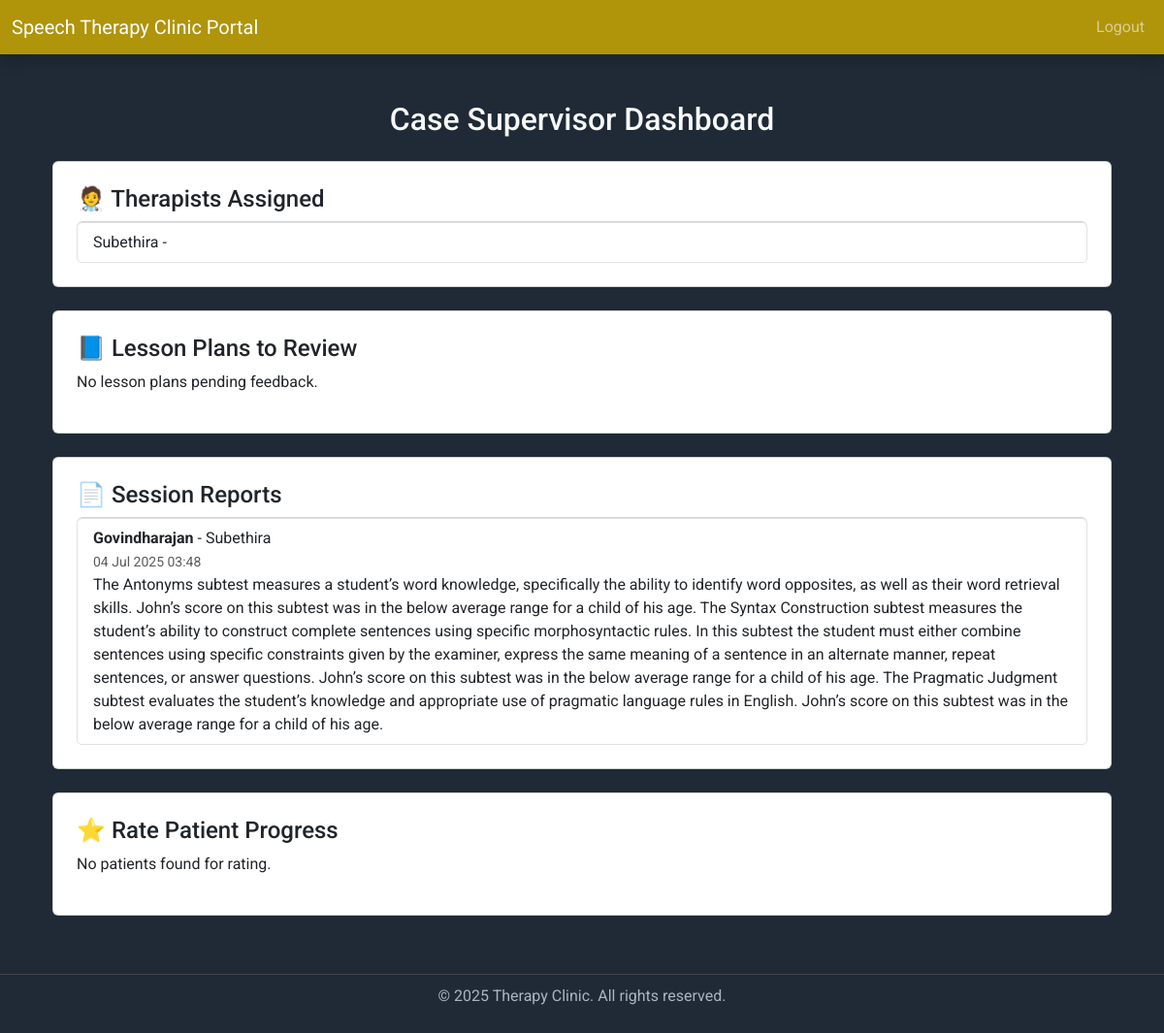
The app's page /case_supervisor_dashboard/ (signed in) with its own data.
### core/models.py (models this page shows, shortened)
class SessionReport(models.Model):
    patient = models.ForeignKey(Patient, on_delete=models.CASCADE)
    therapist = models.ForeignKey(User, on_delete=models.CASCADE)
    report_text = models.TextField()
    created_at = models.DateTimeField(auto_now_add=True)

class Patient(models.Model):
    GENDER_CHOICES = [
        ('M', 'Male'),
        ('F', 'Female'),
        ('O', 'Other'),
    ]
    name = models.CharField(max_length=100)
    age = models.IntegerField()
    gender = models.CharField(max_length=1, choices=GENDER_CHOICES)
    phone = models.CharField(max_length=15)
    patient_id = models.CharField(max_length=10, unique=True, blank=True)
    is_first_time = models.BooleanField(default=True)
    therapist = models.ForeignKey(User, on_delete=models.SET_NULL, null=True, blank=True)
    created_at = models.DateTimeField(auto_now_add=True)
    final_therapist = models.ForeignKey(User, on_delete=models.SET_NULL, null=True, blank=True, related_name='final_therapist')
    case_supervisor = models.ForeignKey(User, on_delete=models.SET_NULL, null=True, blank=True, related_name='case_supervisor')
    rating = models.IntegerField(blank=True, null=True)

### core/views.py (the view, shortened to what this page needs)
# urls.py: path('case_supervisor_dashboard/', views.case_supervisor_dashboard, name='case_supervisor_dashboard'),
@login_required
def case_supervisor_dashboard(request):
    user = request.user
    supervised_patients = Patient.objects.filter(case_supervisor=user)
    lesson_plans = LessonPlan.objects.filter(patient__in=supervised_patients, feedback__isnull=True)
    session_reports = SessionReport.objects.filter(patient__in=supervised_patients)
    patients_to_rate = supervised_patients.filter(rating__isnull=True)
    therapists = User.objects.filter(
        profile__role='therapist',
        final_therapist__in=supervised_patients
    ).distinct()
    return render(request, 'case_supervisor_dashboard.html', {
        'supervised_patients': supervised_patients,
        'lesson_plans': lesson_plans,
        'session_reports': session_reports,
        'patients_to_rate': patients_to_rate,
        'therapists': therapists,
    })

### core/templates/case_supervisor_dashboard.html (shortened to what this page needs)
{% extends 'base.html' %}
{% block content %}
<div class="container mt-5">
    <h2 class="text-center mb-4">Case Supervisor Dashboard</h2>
    <div class="card p-4 mb-4">
        <h4>🧑‍⚕️ Therapists Assigned</h4>
        <ul class="list-group">
            {% for therapist in therapists %}
                <li class="list-group-item">{{ therapist.username }} - {{ therapist.email }}</li>
            {% empty %}
                <li class="list-group-item">No therapists assigned.</li>
            {% endfor %}
        </ul>
    </div>
    <div class="card p-4 mb-4">
        <h4>📘 Lesson Plans to Review</h4>
        <form method="POST">
            {% for lp in lesson_plans %}
                <div class="mb-3 border rounded p-3">
                    <p><strong>Patient:</strong> {{ lp.patient.name }} | <strong>Therapist:</strong> {{ lp.therapist.username }}</p>
                    <p><strong>Content:</strong> {{ lp.plan_text }}</p>
                    <textarea class="form-control" name="feedback_{{ lp.id }}" placeholder="Enter feedback (optional)">{{ lp.feedback }}</textarea>
                </div>
            {% empty %}
                <p>No lesson plans pending feedback.</p>
            {% endfor %}
        </form>
    </div>
    <div class="card p-4 mb-4">
        <h4>📄 Session Reports</h4>
        <ul class="list-group">
            {% for report in session_reports %}
                <li class="list-group-item">
                    <strong>{{ report.patient.name }}</strong> - {{ report.therapist.username }}<br>
                    <small class="text-muted">{{ report.created_at|date:"d M Y H:i" }}</small><br>
                    {{ report.report_text }}
                </li>
            {% empty %}
                <li class="list-group-item">No session reports available.</li>
            {% endfor %}
        </ul>
    </div>
    <div class="card p-4 mb-4">
        <h4>⭐ Rate Patient Progress</h4>
        <form method="POST">
            {% for patient in patients_to_rate %}
                <div class="mb-3 border rounded p-3">
                    <p><strong>{{ patient.name }}</strong> ({{ patient.patient_id }})</p>
                    <label for="rating_{{ patient.id }}">Rating (1-5):</label>
                    <select name="rating_{{ patient.id }}" class="form-control" required>
                        <option value="">-- Select Rating --</option>
                        {% for r in "12345" %}
                            <option value="{{ r }}" {% if patient.rating == r|add:0 %}selected{% endif %}>{{ r }}</option>
                        {% endfor %}
                    </select>
                </div>
            {% empty %}
                <p>No patients found for rating.</p>
            {% endfor %}
        </form>
    </div>
</div>
{% endblock %}

### core/templates/base.html (style rules this page uses)
body { font-family: 'Roboto', sans-serif; }
body { background-color: #1f2a36; color: #f8f9fa; }

### records on screen
SessionReport: patient.name "Govindharajan", therapist.username "Subethira", created_at "04 Jul 2025 03:48", report_text "The Antonyms subtest measures a student’s word knowledge, specifically the ability to identify word opposites, as well as their word retrieval skills. John’s score on this subtest was in the below average range for a child of his age. The Syntax Construction subtest measures the student’s ability to construct complete sentences using specific morphosyntactic rules. In this subtest the student must either combine sentences using specific constraints given by the examiner, express the same meaning of a sentence in an alternate manner, repeat sentences, or answer questions. John’s score on this subtest was in the below average range for a child of his age. The Pragmatic Judgment subtest…"

### other values on screen
{{ therapist.username }} "Subethira"
